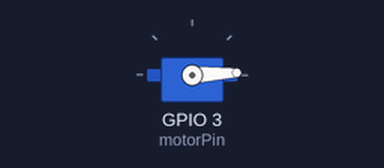
This sketch was run on a simulated ESP32. Shown: servo.

Above: at 0.05 s.
At 1.3 s:
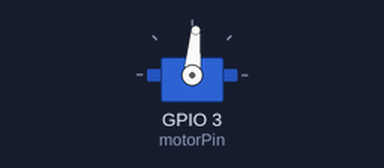
At 2.6 s:
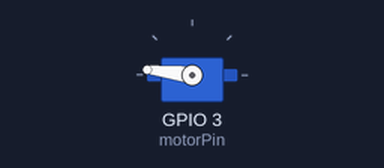
At 5.2 s:
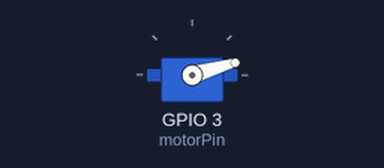
Timing chart, 0 to 7.1 s (numbered marks = the images above):
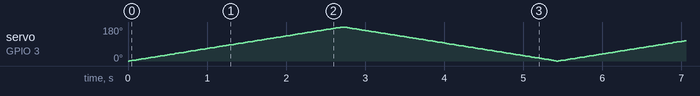

The sketch:

08_ServoMotor.ino
```cpp
#include <ESP32Servo.h> //ESP32Servo by Kevin Harrington

const int motorPin = 3; //3:ConnectorA 4:ConnectorB

Servo myservo;

void setup() {
  myservo.attach(motorPin);
}

void loop() {
  // 0-180 right
  for(int angle = 0; angle <= 180; angle++) {
    myservo.write(angle);
    delay(15);
  }
  // 180-0  left
  for(int angle = 180; angle >= 0; angle--) {
    myservo.write(angle);
    delay(15);
  }
}
```
